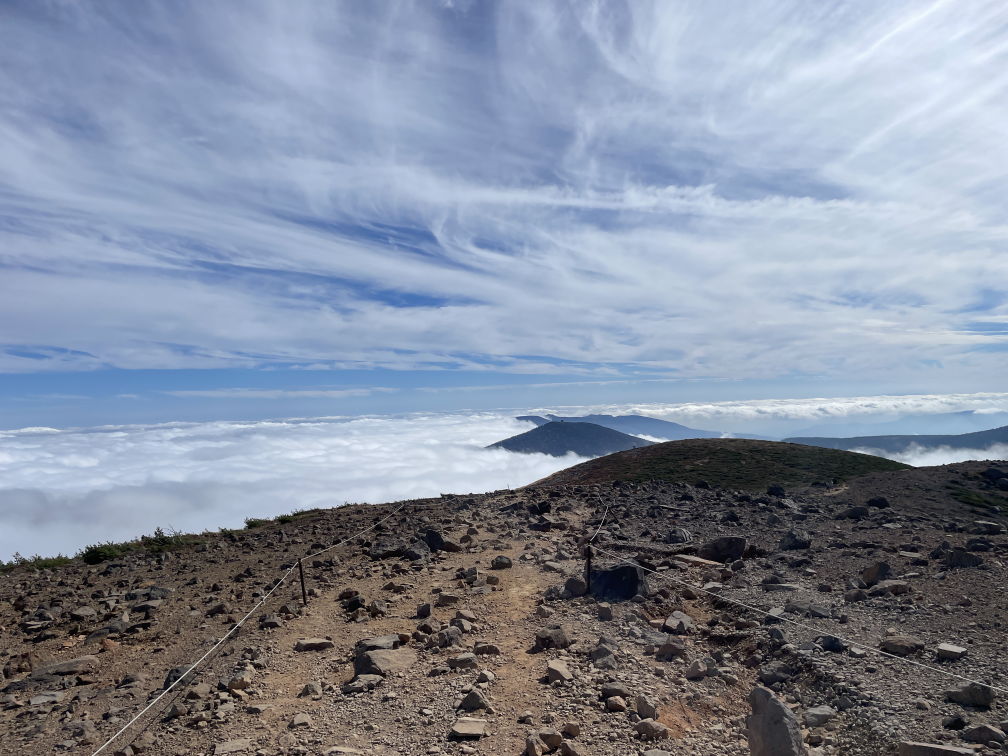
#> input picture assets/IMG_2137.JPG, 4032 x 3024 px (shown at 1/4 size)
$ python -i rotate_profile_photo.py   (imports and definitions only)
#> lines starting #> are read from the running program, lines starting #| are printed output that depends on the picture
#!/usr/bin/env python3
"""Rotate the GitHub README profile photo without changing its displayed aspect ratio.

Put original photos in images/ (JPG, PNG, WEBP, HEIC, etc.).
The generated assets/profile-current.webp uses a consistent 3:2 landscape canvas.
Photos close to that ratio are gently cropped; portraits and extreme ratios
are shown in full against a blurred background. Only images/ is scanned.
"""
from __future__ import annotations

import hashlib
import re
import secrets
from pathlib import Path

from PIL import Image, ImageDraw, ImageFilter, ImageOps, UnidentifiedImageError
from pillow_heif import register_heif_opener

# [1 line not run here, left out]

ROOT = Path(__file__).resolve().parents[1]
ASSETS = ROOT / "assets"
IMAGES = ROOT / "images"
OUTPUT = ASSETS / "profile-current.webp"
LAST_SELECTION = ASSETS / ".profile-last.txt"
README = ROOT / "README.md"
# A changing query string forces the GitHub README image proxy to request fresh artwork.
PHOTO_TAG = re.compile(r'(?<=src=")\./assets/profile-current\.(?:jpg|webp)(?:\?v=[0-9a-f]{12})?(?=")')
SIZE = (960, 640)  # Desktop-friendly 3:2 image; stable layout across source photos.
EXTENSIONS = {".jpg", ".jpeg", ".png", ".webp", ".heic", ".heif", ".bmp", ".tif", ".tiff"}

# [25 lines left out: functions valid_photo, select_photo, not called in this run]


def render_photo(source: Path) -> None:
#> called with source = '../assets/IMG_2137.JPG'
    OUTPUT.parent.mkdir(parents=True, exist_ok=True)
    with Image.open(source) as original:
#> original is the input picture: PIL image 4032x3024 RGB; mean R, G, B 131.7, 140.7, 157.4
        oriented = ImageOps.exif_transpose(original)
        rgba = oriented.convert("RGBA")

    # A dark, blurred background fills a fixed canvas without letterboxing.
    backdrop = ImageOps.fit(rgba, SIZE, method=Image.Resampling.LANCZOS)
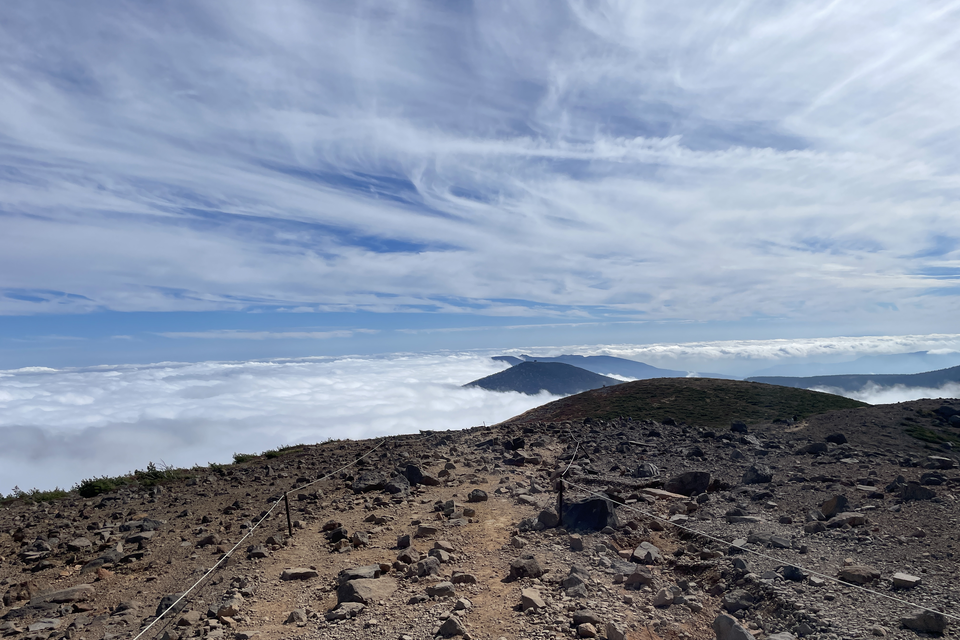
#> backdrop: PIL image 960x640 RGBA; mean R, G, B, A 131.9, 141.8, 159.1, 255
    backdrop = backdrop.filter(ImageFilter.GaussianBlur(radius=30))
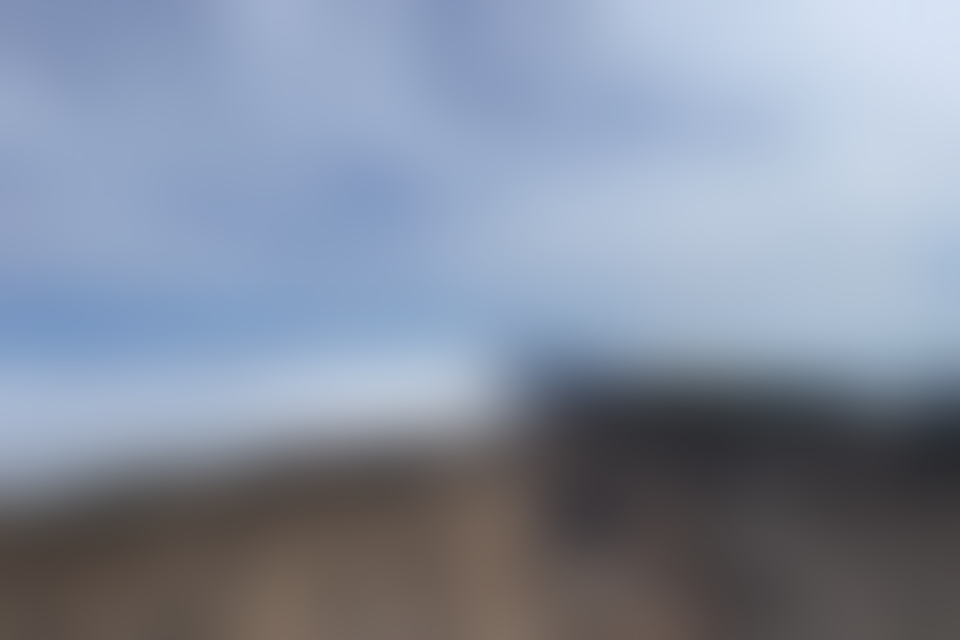
#> backdrop: PIL image 960x640 RGBA; mean R, G, B, A 132, 141.8, 159.2, 255
    tint = Image.new("RGBA", SIZE, "#101b2b")
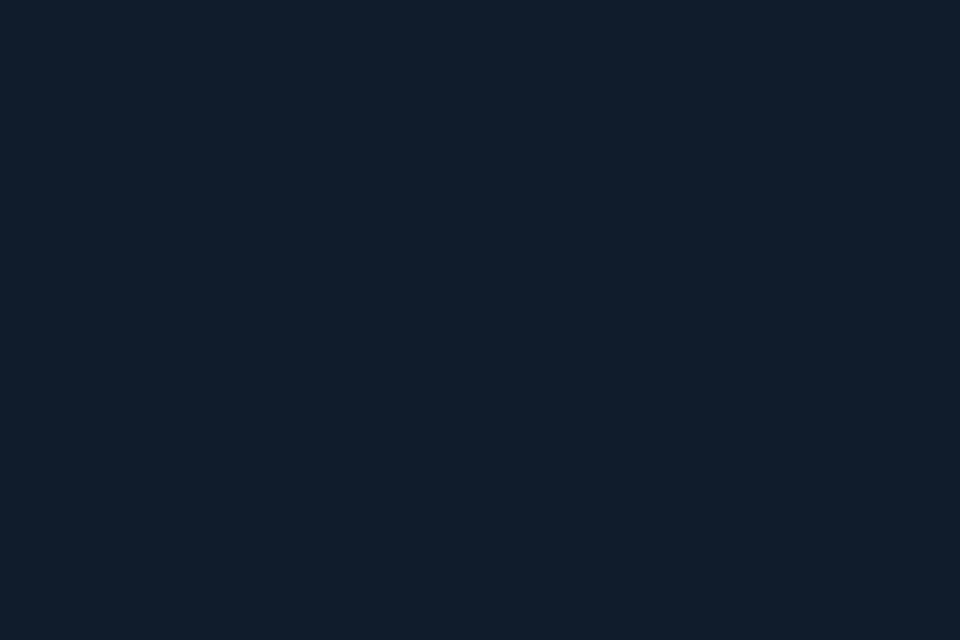
#> tint: PIL image 960x640 RGBA; mean R, G, B, A 16, 27, 43, 255
    card = Image.blend(backdrop, tint, 0.28)
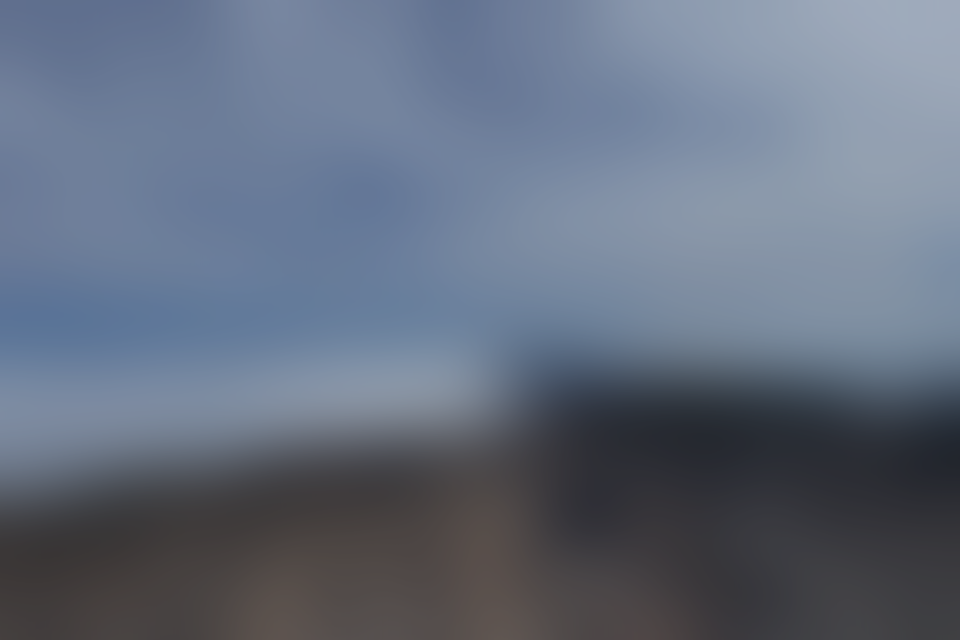
#> card: PIL image 960x640 RGBA; mean R, G, B, A 99, 109.2, 126.2, 255

    # Slightly crop landscape images close to the target aspect ratio.
    # For portraits and very wide photos, retain the whole image with a soft backdrop.
    ratio = rgba.width / rgba.height
#> ratio = 1.33
    if 1.27 <= ratio <= 1.80:
        foreground = ImageOps.fit(
            rgba, SIZE, method=Image.Resampling.LANCZOS, centering=(0.5, 0.5)
        )
    else:
        foreground = ImageOps.contain(
            rgba, (SIZE[0] - 18, SIZE[1] - 18), method=Image.Resampling.LANCZOS
        )
    x = (SIZE[0] - foreground.width) // 2
#> x = 0
    y = (SIZE[1] - foreground.height) // 2
#> y = 0
    card.alpha_composite(foreground, (x, y))
    # Render real transparent rounded corners. GitHub does not preserve custom CSS
    # border-radius styling in profile READMEs; the output itself must be rounded.
    # Supersample the corner mask for smooth anti-aliased edges.
    scale = 3
    radius = 27
    mask_large = Image.new("L", (SIZE[0] * scale, SIZE[1] * scale), 0)
#> mask_large: PIL image 2880x1920 L; every value is 0
    draw = ImageDraw.Draw(mask_large)
    draw.rounded_rectangle(
        (0, 0, SIZE[0] * scale - 1, SIZE[1] * scale - 1),
        radius=radius * scale,
        fill=255,
    )
    alpha = mask_large.resize(SIZE, Image.Resampling.LANCZOS)
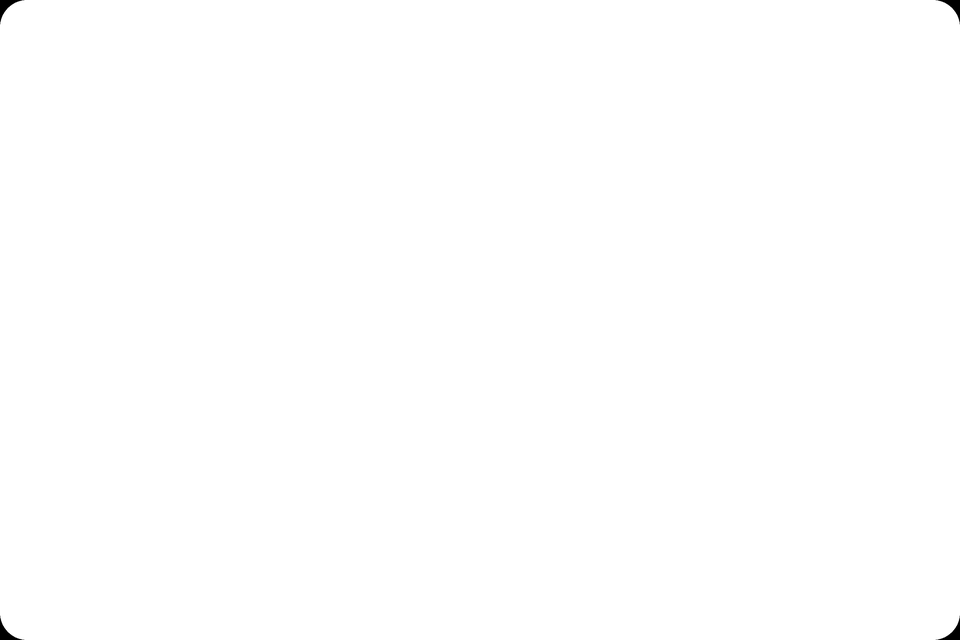
#> alpha: PIL image 960x640 L; min 0, max 255, mean 254.7
    card.putalpha(alpha)
    card.save(OUTPUT, "WEBP", quality=87, method=6)


# [28 lines left out: functions refresh_readme_photo_url, main, not called in this run]


# [2 lines not run here, left out]

>>> result = render_photo('../assets/IMG_2137.JPG')
